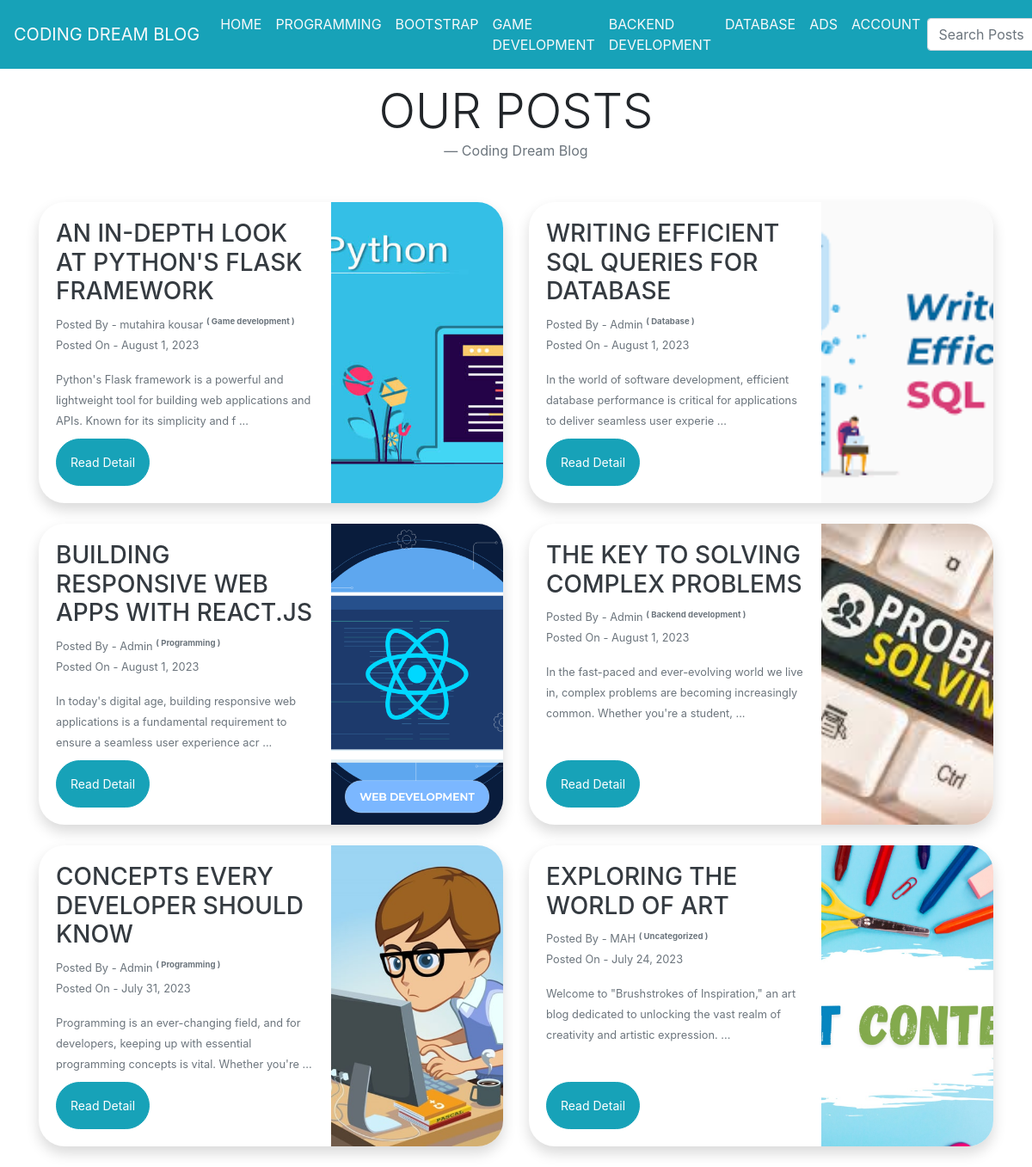
The page / (signed in) on the database its author committed.
### tables this page shows
CREATE TABLE `categories` (
  `id` int(20) NOT NULL,
  `name` varchar(255) DEFAULT NULL
);

CREATE TABLE `posts` (
  `id` int(20) NOT NULL,
  `category_id` int(20) DEFAULT NULL,
  `posted_by` int(20) DEFAULT NULL,
  `title` varchar(255) DEFAULT NULL,
  `image` varchar(255) DEFAULT NULL,
  `tags` varchar(255) DEFAULT NULL,
  `description` text DEFAULT NULL,
  `date` date DEFAULT NULL,
  `status` int(10) DEFAULT 0
);

CREATE TABLE `users` (
  `id` int(20) NOT NULL,
  `name` varchar(50) DEFAULT NULL,
  `email` varchar(100) DEFAULT NULL,
  `password` varchar(100) DEFAULT NULL,
  `phone` varchar(60) DEFAULT NULL,
  `city` varchar(60) DEFAULT NULL,
  `role` varchar(20) DEFAULT 'user'
);

### index.php (the view, shortened to what this page needs)
<?php include_once "connect.php"; ?>
<?php include_once "header.php"; ?>
<?php include_once "navbar.php"; ?>
<main role="main" class="container">
<div class="row">
<div class="col-md-12 col-sm-12 col-lg-12">
<blockquote class="blockquote text-center mb-5">
  <h1 class="mb-0 text-uppercase display-4">Our Posts</h1>
  <footer class="blockquote-footer">Coding Dream Blog</footer>
</blockquote>
<div class="row">
<?php
$posts 	= "SELECT * FROM posts WHERE status = 1 ORDER BY id DESC";
$result 		= $db->query($posts);
$num 			= $result->num_rows;
if($num == 0){
echo '<p>No Record.</p>';
}else{
while($row = $result->fetch_assoc()){
$id = $row['id'];
$title = $row['title'];
$catid = $row['category_id'];
$catnameQuery = "SELECT * FROM categories WHERE id = '{$catid}' LIMIT 1";
$catresult = $db->query($catnameQuery);
$catrow = $catresult->fetch_assoc();
$catnum = $catresult->num_rows;
if($catnum == 0){
$category = 'Uncategorized';
}else{
$category = $catrow['name'];
}
$posted_by = $row['posted_by'];
$postedbyQuery = "SELECT * FROM users WHERE id = '{$posted_by}' LIMIT 1";
$postedbyResult = $db->query($postedbyQuery);
$postedbyRow = $postedbyResult->fetch_assoc();
$postedbyNum = $postedbyResult->num_rows;
if($postedbyNum == 0){
$posted_by = 'Unknown';
}else{
$posted_by = $postedbyRow['name'];
}
$image = $row['image'];
$date = $row['date'];
$date = date("F j, Y", strtotime($date));
$description = $row['description'];
?>
  <div class="col-md-6 col-sm-6 col-lg-6">
    <div class="card  flex-md-row mb-4 h-md-250 border-0 shadow rounded-5" style="height: 350px;">
       <div class="card-body d-flex flex-column align-items-start">
          <h3 class="d-inline-block mb-2 text-dark text-uppercase"><?php echo $title ?></h3>
          <div class="text-muted"><small>Posted By - <?php echo $posted_by ?> <sup><b>( <?php echo $category ?> )</b></small></sup></div>
          <div class="text-muted"><small>Posted On - <?php echo $date ?></small></div>
          <p class="card-text mb-auto text-muted mt-3"><small><?php echo substr($description, 0, 130); ?> ...</small></p>
          <a class="btn btn-outline-info bg-info btn-sm rounded-5 p-3" role="button" href="detail.php?post=<?php echo $id ?>" style="color:white">Read Detail</a>
       </div>
       <img class="card-img-right flex-auto d-none d-lg-block img rounded-right-5" src="<?php echo $image ?>" style="width: 200px; height: auto; object-fit: cover">
    </div>
 </div>
<?php }} ?>
</div>
</div>
</div>
</main>

### navbar.php (shortened to what this page needs)
<nav class="navbar navbar-expand-md navbar-light fixed-top bg-info">
  <a class="navbar-brand text-light text-uppercase" href="#">Coding Dream Blog</a>
  <div class="collapse navbar-collapse" id="navbarCollapse">
    <ul class="navbar-nav mx-auto">
       <li class="nav-item">
        <a class="nav-link fw-bold text-light text-uppercase" href="index.php">Home</a>
      </li>
<?php
  $query = "SELECT * FROM categories";
  $result = $db->query($query);
  $num = $result->num_rows;
  if($num == 0){
  }else{
    while($row = $result->fetch_assoc()){
      $id     = $row['id'];
      $name   = $row['name'];
      ?>
     <li class="nav-item">
        <a class="nav-link fw-bold text-light text-uppercase" href="searchposts.php?cat=<?php echo $id ?>"><?php echo ucfirst($name); ?></a>
      </li>
      <?php
    }
  }
 ?>
<li class="nav-item">
        <a class="nav-link fw-bold text-light text-uppercase" href="adsfront.php">Ads</a>
      </li>
<?php if(isset($logid)){ ?>
      <li class="nav-item">
        <a class="nav-link fw-bold text-light text-uppercase" href="backend.php">Account</a>
      </li>
<?php
  }
 ?>
    </ul>
    <form class="form-inline my-2 my-lg-0" method="get" action="searchposts.php">
      <input class="form-control mr-sm-2" type="search" name="search" placeholder="Search Posts" aria-label="Search" autocomplete="off">
    </form>
  </div>
</nav>

### css/main.css (style rules this page uses)
.container, .container-lg, .container-md, .container-sm { margin-top: 6em !important; }
.rounded-5 { border-radius: 30px !important; }
.rounded-right-5 { border-top-right-radius: 30px !important; border-bottom-right-radius: 30px !important; }

### rows shown on the page
categories: name "PROGRAMMING"
categories: name "BOOTSTRAP"
categories: name "GAME DEVELOPMENT"
categories: name "BACKEND DEVELOPMENT"
categories: name "DATABASE"
posts: title "AN IN-DEPTH LOOK AT PYTHON'S FLASK FRAMEWORK", users.name "mutahira kousar", category.name "Game development", date "August 1, 2023", description "Python's Flask framework is a powerful and lightweight tool for building web applications and APIs. Known for its simplicity and f", image (picture)
posts: title "WRITING EFFICIENT SQL QUERIES FOR DATABASE", users.name "Admin", category.name "Database", date "August 1, 2023", description "In the world of software development, efficient database performance is critical for applications to deliver seamless user experie", image (picture)
posts: title "BUILDING RESPONSIVE WEB APPS WITH REACT.JS", users.name "Admin", category.name "Programming", date "August 1, 2023", description "In today's digital age, building responsive web applications is a fundamental requirement to ensure a seamless user experience acr", image (picture)
posts: title "THE KEY TO SOLVING COMPLEX PROBLEMS", users.name "Admin", category.name "Backend development", date "August 1, 2023", description "In the fast-paced and ever-evolving world we live in, complex problems are becoming increasingly common. Whether you're a student,", image (picture)
posts: title "CONCEPTS EVERY DEVELOPER SHOULD KNOW", users.name "Admin", category.name "Programming", date "July 31, 2023", description "Programming is an ever-changing field, and for developers, keeping up with essential programming concepts is vital. Whether you're", image (picture)
posts: title "EXPLORING THE WORLD OF ART", users.name "MAH", category "Uncategorized", date "July 24, 2023", description "Welcome to \"Brushstrokes of Inspiration,\" an art blog dedicated to unlocking the vast realm of creativity and artistic expression.", image (picture)
